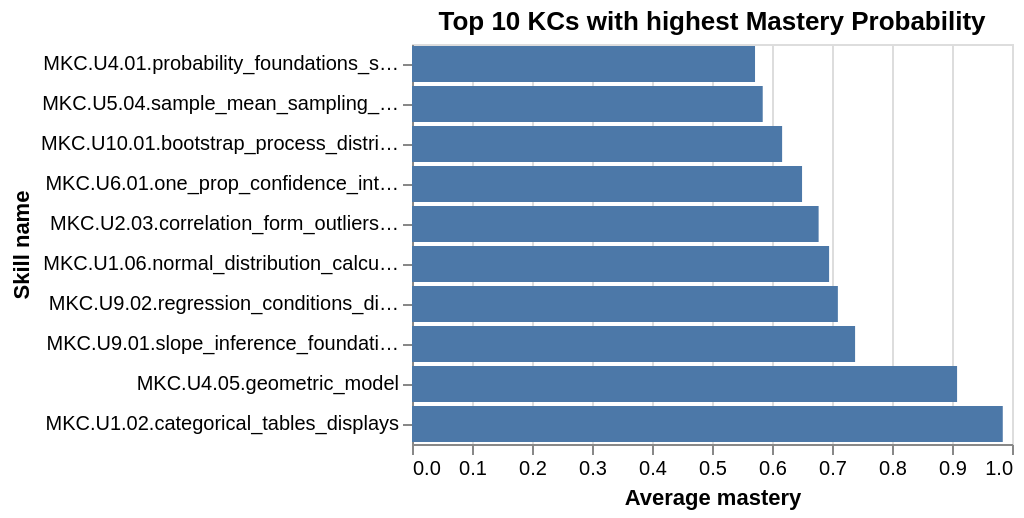

Notebook source saved alongside this figure:
### Code cell
alt.Chart(kc_difficulty[-10:]).mark_bar().encode(
    x=alt.X('avg_mastery', title = 'Average mastery'),
    y=alt.Y('skill_name', sort='x', title = 'Skill name'),
    tooltip=alt.Tooltip(['avg_mastery'], title = 'Average mastery')
).properties(
    title = 'Top 10 KCs with highest Mastery Probability',
)

### Figure 1 — Vega-Lite specification as saved in the notebook (floating-point values rounded to 4 significant figures)
{"config": {"view": {"continuousWidth": 300, "continuousHeight": 300}}, "data": {"name": "data-e14f02724f0be6bfd1479f6a07730d2d"}, "mark": {"type": "bar"}, "encoding": {"tooltip": [{"field": "avg_mastery", "title": "Average mastery", "type": "quantitative"}], "x": {"field": "avg_mastery", "title": "Average mastery", "type": "quantitative"}, "y": {"field": "skill_name", "sort": "x", "title": "Skill name", "type": "nominal"}}, "title": "Top 10 KCs with highest Mastery Probability", "$schema": "https://vega.github.io/schema/vega-lite/v6.4.1.json", "datasets": {"data-e14f02724f0be6bfd1479f6a07730d2d": [{"skill_name": "MKC.U4.01.probability_foundations_simulation", "avg_mastery": 0.5717}, {"skill_name": "MKC.U5.04.sample_mean_sampling_distribution", "avg_mastery": 0.5845}, {"skill_name": "MKC.U10.01.bootstrap_process_distribution", "avg_mastery": 0.6169}, {"skill_name": "MKC.U6.01.one_prop_confidence_intervals", "avg_mastery": 0.6501}, {"skill_name": "MKC.U2.03.correlation_form_outliers_transform", "avg_mastery": 0.6777}, {"skill_name": "MKC.U1.06.normal_distribution_calculations", "avg_mastery": 0.6952}, {"skill_name": "MKC.U9.02.regression_conditions_diagnostics_scope", "avg_mastery": 0.7098}, {"skill_name": "MKC.U9.01.slope_inference_foundations_ci", "avg_mastery": 0.7385}, {"skill_name": "MKC.U4.05.geometric_model", "avg_mastery": 0.9085}, {"skill_name": "MKC.U1.02.categorical_tables_displays", "avg_mastery": 0.9846}]}}
